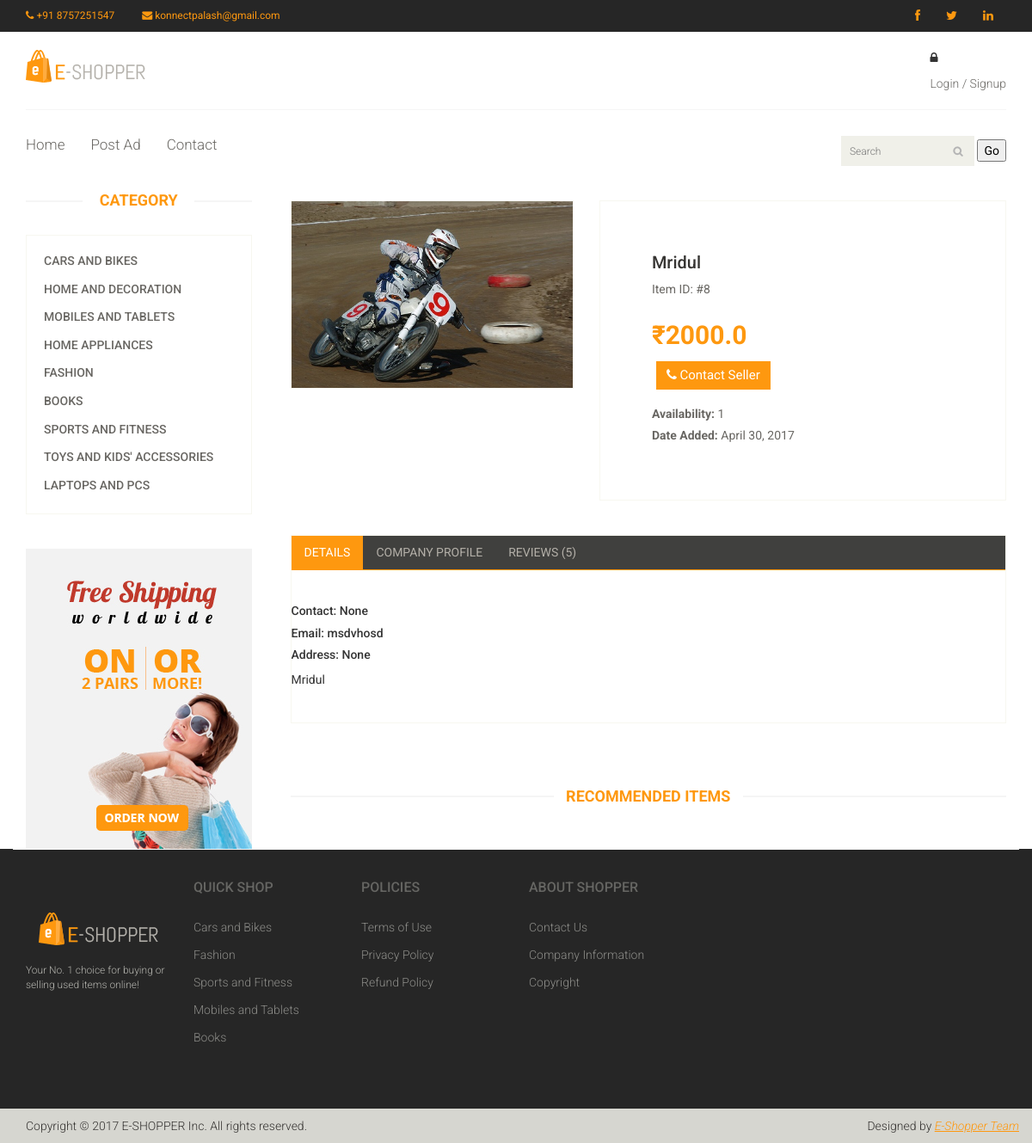
Screenshot of /item/8/ with the database file from the repository.
### users/models.py (models this page shows, shortened)
class Item (models.Model):
    CHOICES= (
    ('1','Cars and Bikes'),
    ('2','Home and Decoration'),
    ('3','Mobile and Tablets'),
    ('4','Home appliances'),
    ('5','Fashion'),
    ('6','Books'),
    ('7','Sports and Fitness'),
    ('8','Laptops and PCs'),
    ('9','Toys and Kids Accessories'),
    )
    id = models.AutoField(primary_key=True)
    title = models.CharField(max_length=255)
    date = models.DateField(auto_now=True)
    seller_id = models.ForeignKey(User)
    description = models.TextField()
    price = models.FloatField()
    image = models.ImageField(upload_to='./users/static/')
    quantity = models.IntegerField()
    category = models.CharField(max_length=40,
        choices=CHOICES
        )

class User (models.Model):
    id = models.AutoField(primary_key=True)
    name = models.CharField(max_length=80)
    email = models.CharField(max_length=255)
    password = models.CharField(max_length=255)
    address = models.CharField(max_length=255, default=None, null=True)
    number = models.IntegerField(default=None, null=True)

### users/views.py (the view)
# urls.py: url(r'^item/(?P<item_id>[\d-]*)/$',views.item, name='item'),
def item(request, item_id):
    Items = Item.objects.get(id = int(item_id))
    seller = Items.seller_id
    return render(request, 'item.html', {'item': Items, 'seller': seller})

### users/template/item.html (shortened to what this page needs)
{% extends "base.html" %}
{% load static %}
{% block main %}
	<section>
		<div class="container">
			<div class="row">
				<div class="col-sm-3">
                <div class="left-sidebar">
                    <h2>Category</h2>
                    <div class="panel-group category-products" id="accordian">
                        <div class="panel panel-default">
                            <div class="panel-heading">
                                <h4 class="panel-title"><a href="/category/1">Cars and Bikes</a></h4>
                            </div>
                        </div>
                        <div class="panel panel-default">
                            <div class="panel-heading">
                                <h4 class="panel-title"><a href="/category/2">Home and Decoration</a></h4>
                            </div>
                        </div>
                        <div class="panel panel-default">
                            <div class="panel-heading">
                                <h4 class="panel-title"><a href="/category/3">Mobiles and Tablets</a></h4>
                            </div>
                        </div>
                        <div class="panel panel-default">
                            <div class="panel-heading">
                                <h4 class="panel-title"><a href="/category/4">Home Appliances</a></h4>
                            </div>
                        </div>
                        <div class="panel panel-default">
                            <div class="panel-heading">
                                <h4 class="panel-title"><a href="/category/5">Fashion</a></h4>
                            </div>
                        </div>
                        <div class="panel panel-default">
                            <div class="panel-heading">
                                <h4 class="panel-title"><a href="/category/6">Books</a></h4>
                            </div>
                        </div>
                        <div class="panel panel-default">
                            <div class="panel-heading">
                                <h4 class="panel-title"><a href="/category/7">Sports and Fitness</a></h4>
                            </div>
                        </div>
                        <div class="panel panel-default">
                            <div class="panel-heading">
                                <h4 class="panel-title"><a href="/category/9">Toys and Kids' Accessories</a></h4>
                            </div>
                        </div>
                        <div class="panel panel-default">
                            <div class="panel-heading">
                                <h4 class="panel-title"><a href="/category/8">Laptops And PCs</a></h4>
                            </div>
                        </div>
                    </div>
                    <div class="shipping text-center">
                        <img src="{% static 'images/home/shipping.jpg' %}" alt="" />
                    </div>
                </div>
            </div>
				<div class="col-sm-9 padding-right">
					<div class="product-details">
						<div class="col-sm-5">
							<div class="view-product">
								<img src="/static{{ item.image.url }}" style="height:auto; max-width:100%" alt="" />
							</div>
						</div>
						<div class="col-sm-7">
							<div class="product-information">
                              <h2>{{ item.title }}</h2>
								<p>Item ID: #{{ item.id }}</p>
								<span>
									<span>₹{{ item.price }}</span>
                                    <div class="row">
                                    <button type="button" class="btn btn-fefault cart">
										<i class="fa fa-phone"></i>
										<a href="#details" style="color:white">Contact Seller</a>
									</button>
                                    </div>
								</span>
								<p><b>Availability:</b> {{ item.quantity }}</p>
                                <p><b>Date Added:</b> {{ item.date }}</p>
							</div>
						</div>
					</div>
					<div class="category-tab shop-details-tab">
						<div class="col-sm-12">
							<ul class="nav nav-tabs">
								<li class="active"><a href="#details" data-toggle="tab">Details</a></li>
                              <li><a href="#companyprofile" data-toggle="tab">Company Profile</a></li>
								<li><a href="#reviews" data-toggle="tab">Reviews (5)</a></li>
							</ul>
						</div>
						<div class="tab-content">
                          <div class="tab-pane fade active in" id="details" >
                            <div class="col-sm-12">
                              <div class="blog-post-area">
                                 <div class="row">
                                    <div class="single-blog-post col-sm-6">
                                        <h5>Contact: {{ seller.number }}</h5>
                                        <h5>Email: {{ seller.email }}</h5>
                                        <h5>Address: {{ seller.address }}</h5>
                                    </div>
                                  </div>
                                    <div>
                                        <p>
                                            {{ item.description }}</p> <br>
                                    </div>
                              </div>
                            </div>
                          </div>
                      </div>
					</div>
					<div class="recommended_items">
						<h2 class="title text-center">recommended items</h2>
					</div>
				</div>
			</div>
		</div>
	</section>
	{% endblock %}

### users/static/css/main.css (style rules this page uses)
body { font-family: 'Roboto', sans-serif; background: ; position: relative; font-weight: 400px; }
ul li { list-style: none; }
a { -webkit-transition: 300ms; -moz-transition: 300ms; -o-transition: 300ms; transition: 300ms; }
h1, h2, h3, h4, h5, h6 { font-family: 'Roboto', sans-serif; }
.category-products { border: 1px solid #F7F7F0; margin-bottom: 35px; padding-bottom: 20px; padding-top: 15px; }
.left-sidebar h2, .brands_products h2 { color: #FE980F; font-family: 'Roboto', sans-serif; font-size: 18px; font-weight: 700; margin: 0 auto 30px; text-align: center; text-transform: uppercase; position: relative; z-index: 3; }
.left-sidebar h2:after, h2.title:after { content: " "; position: absolute; border: 1px solid #f5f5f5; bottom: 8px; left: 0; width: 100%; height: 0; z-index: -2; }
.left-sidebar h2:before { content: " "; position: absolute; background: #fff; bottom: -6px; width: 130px; height: 30px; z-index: -1; left: 50%; margin-left: -65px; }
h2.title:before { content: " "; position: absolute; background: #fff; bottom: -6px; width: 220px; height: 30px; z-index: -1; left: 50%; margin-left: -110px; }
.category-products .panel { background-color: #FFFFFF; border: 0px; border-radius: 0px; box-shadow: none; margin-bottom: 0px; }
.category-products .panel-default .panel-heading { background-color: #FFFFFF; border: 0 none; color: #FFFFFF; padding: 5px 20px; }
.category-products .panel-default .panel-heading .panel-title a { color: #696763; font-family: 'Roboto', sans-serif; font-size: 14px; text-decoration: none; text-transform: uppercase; }
.shipping { background-color: #F2F2F2; margin-top: 40px; overflow: hidden; padding-top: 20px; position: relative; }
.padding-right { padding-right: 0; }
h2.title { color: #FE980F; font-family: 'Roboto', sans-serif; font-size: 18px; font-weight: 700; margin: 0 15px; text-transform: uppercase; margin-bottom: 30px; position: relative; }
.category-tab { overflow: hidden; }
.category-tab ul { background: #40403E; border-bottom: 1px solid #FE980F; list-style: none outside none; margin: 0 0 30px; padding: 0; width: 100%; }
.category-tab ul li a { border: 0 none; border-radius: 0; color: #B3AFA8; display: block; font-family: 'Roboto', sans-serif; font-size: 14px; text-transform: uppercase; }
.nav-tabs li.active a, .nav-tabs li.active a:hover, .nav-tabs li.active a:focus { -moz-border-bottom-colors: none; -moz-border-left-colors: none; -moz-border-right-colors: none; -moz-border-top-colors: none; background-color: #FE980F; border: 0px; color: #FFFFFF; cursor: default; margin-right: 0; margin-left: 0; }
.nav-tabs li a { border: 1px solid rgba(0, 0, 0, 0); border-radius: 4px 4px 0 0; line-height: 1.42857; margin-right: 0; }
.recommended_items { overflow: hidden; }
.product-details { overflow: hidden; }
.product-details { margin-bottom: 40px; overflow: hidden; margin-top: 10px; }
.view-product { position: relative; }
.view-product img { border: 1px solid #F7F7F0; height: 380px; width: 100%; }
.product-information { border: 1px solid #F7F7F0; overflow: hidden; padding-bottom: 60px; padding-left: 60px; padding-top: 60px; position: relative; }
.product-information h2 { color: #363432; font-family: 'Roboto', sans-serif; font-size: 20px; margin-top: 0; }
.product-information p { color: #696763; font-family: 'Roboto', sans-serif; margin-bottom: 5px; }
.product-information span { display: inline-block; margin-bottom: 8px; margin-top: 18px; }
.product-information span span { color: #FE980F; float: left; font-family: 'Roboto', sans-serif; font-size: 30px; font-weight: 700; margin-right: 20px; margin-top: 0px; }
.cart { background: #FE980F; border: 0 none; border-radius: 0; color: #FFFFFF; font-family: 'Roboto', sans-serif; font-size: 15px; margin-bottom: 10px; margin-left: 20px; }
.shop-details-tab { border: 1px solid #F7F7F0; margin-bottom: 75px; margin-left: 15px; margin-right: 15px; padding-bottom: 10px; }
.shop-details-tab .col-sm-12 { padding-left: 0; padding-right: 0; }

### rows the page displays
Item: image (picture), title "Mridul", id "8", price "2000.0", quantity "1", date "April 30, 2017", description "Mridul"
User: number "None", email "msdvhosd", address "None"
